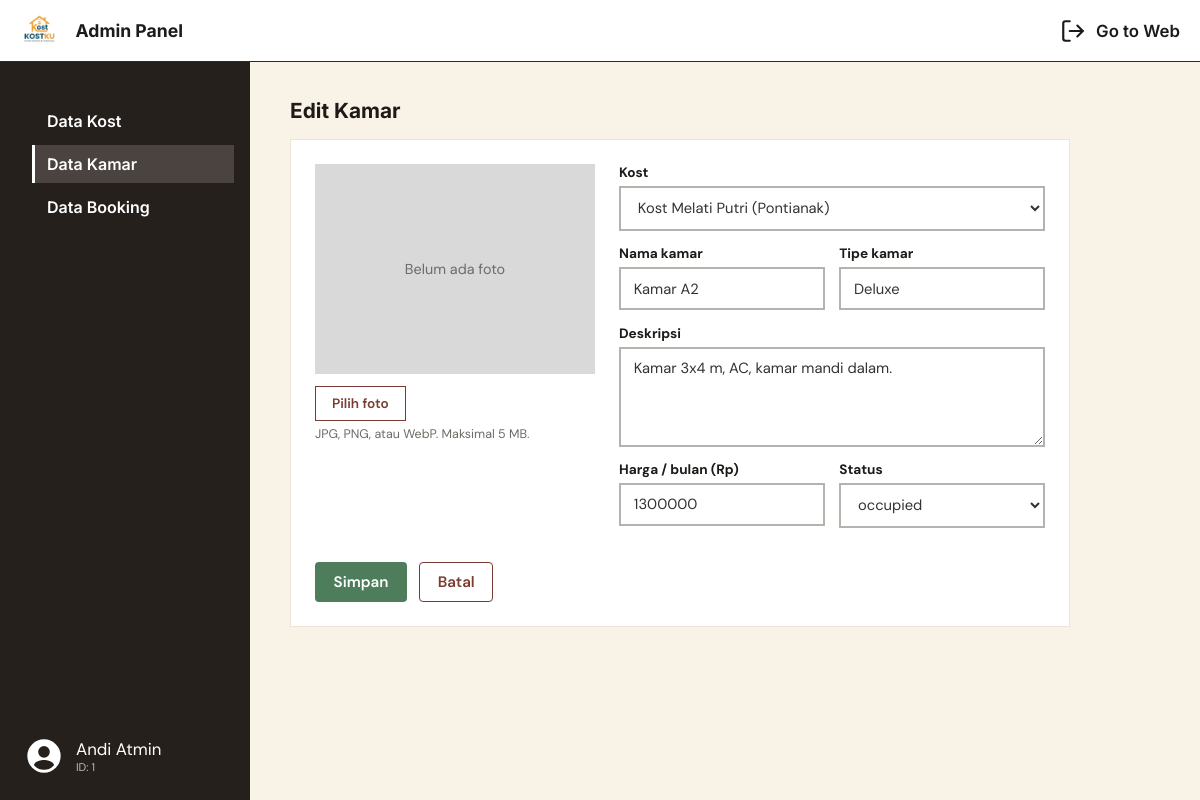
The app's page /admin/room_form.php?mode=edit&id=2 (signed in) with its own data.
### tables this page shows
CREATE TABLE rooms (
  id                 INT UNSIGNED NOT NULL AUTO_INCREMENT,
  boarding_house_id  INT UNSIGNED NOT NULL,
  name               VARCHAR(100) NOT NULL,
  room_type          VARCHAR(50) NOT NULL,
  description        TEXT NULL,
  price_per_month    INT UNSIGNED NOT NULL,
  status             ENUM('available','occupied') NOT NULL DEFAULT 'available',
  photo              VARCHAR(255) NULL,
  created_at         TIMESTAMP NOT NULL DEFAULT CURRENT_TIMESTAMP,
  updated_at         TIMESTAMP NOT NULL DEFAULT CURRENT_TIMESTAMP ON UPDATE CURRENT_TIMESTAMP,
  PRIMARY KEY (id),
  KEY idx_rooms_bh (boarding_house_id),
  KEY idx_rooms_status (status),
  CONSTRAINT fk_rooms_bh FOREIGN KEY (boarding_house_id)
    REFERENCES boarding_houses (id) ON DELETE CASCADE ON UPDATE CASCADE
);

CREATE TABLE boarding_houses (
  id               INT UNSIGNED NOT NULL AUTO_INCREMENT,
  name             VARCHAR(150) NOT NULL,
  address          VARCHAR(255) NOT NULL,
  city             VARCHAR(100) NOT NULL,
  description      TEXT NULL,
  type             ENUM('male','female','mixed','house') NOT NULL DEFAULT 'mixed',
  price_per_month  INT UNSIGNED NOT NULL,
  total_rooms      INT UNSIGNED NOT NULL DEFAULT 0,
  contact          VARCHAR(20) NOT NULL,
  status           ENUM('available','full') NOT NULL DEFAULT 'available',
  latitude         DECIMAL(10,8) NULL,
  longitude        DECIMAL(11,8) NULL,
  photo            VARCHAR(255) NULL,                 
  created_at       TIMESTAMP NOT NULL DEFAULT CURRENT_TIMESTAMP,
  updated_at       TIMESTAMP NOT NULL DEFAULT CURRENT_TIMESTAMP ON UPDATE CURRENT_TIMESTAMP,
  PRIMARY KEY (id),
  KEY idx_bh_city (city),
  KEY idx_bh_type (type),
  KEY idx_bh_status (status),
  KEY idx_bh_price (price_per_month)
);

### includes/helpers.php (called while the page is built, shortened)
<?php
function statusLabel(string $status): string
{
    $labels = [
        'available' => 'Tersedia',
        'full'      => 'Penuh',
    ];
    return $labels[$status] ?? $status;
}
function uploadUrl(string $subDir, ?string $fileName): ?string
{
    if (!$fileName) {
        return null;
    }
    return BASE_URL . '/uploads/' . $subDir . '/' . rawurlencode($fileName);
}
function fetchAllPrepared(PDO $conn, string $sql, string $types = '', array $params = []): array
{
    if ($params === []) {
        return $conn->query($sql)->fetchAll();
    }
    $stmt = $conn->prepare($sql);
    $stmt->execute();
    return $stmt->fetchAll();
}

### includes/auth.php (called while the page is built, shortened)
<?php
function e(?string $value): string
{
    return htmlspecialchars($value ?? '', ENT_QUOTES, 'UTF-8');
}

### admin/room_form.php (the view, shortened to what this page needs)
<?php
require_once __DIR__ . '/../includes/auth.php';
require_once __DIR__ . '/../includes/helpers.php';
$mode = $_GET['mode'] ?? '';
$id   = (int) ($_GET['id'] ?? 0);
$fromHouse = ($_GET['from'] ?? $_POST['from'] ?? '') === 'house';
$houses   = fetchAllPrepared($conn, 'SELECT id, name, city FROM boarding_houses ORDER BY name');
$form = [
    'boarding_house_id' => '',
    'name'              => '',
    'room_type'         => '',
    'description'       => '',
    'price_per_month'   => '',
    'status'            => 'available',
];
$savedPhoto = null;
if ($mode === 'edit') {
    $stmt = $conn->prepare('SELECT * FROM rooms WHERE id = ?');
    $stmt->execute([$id]);
    $savedRoom = $stmt->fetch();
    $savedPhoto = $savedRoom['photo'];
    foreach ($form as $field => $default) {
        $form[$field] = (string) ($savedRoom[$field] ?? '');
    }
} else {
    $presetHouse = (int) ($_GET['house_id'] ?? 0);
    if ($presetHouse > 0) {
        $form['boarding_house_id'] = (string) $presetHouse;
    }
}
$photoUrl = uploadUrl('rooms', $savedPhoto);
$backHouseId = (int) $form['boarding_house_id'];
$backUrl = ($fromHouse && $backHouseId > 0)
    ? BASE_URL . '/product_desc.php?mode=edit&id=' . $backHouseId
    : BASE_URL . '/admin/rooms.php';
require __DIR__ . '/../includes/admin_header.php';
?>
            <h1><?= $mode === 'add' ? 'Tambah Kamar' : 'Edit Kamar' ?></h1>
            <?php if (empty($houses)): ?>
                <div class="alert alert-error" role="alert">
                    Belum ada data kost. Tambahkan kost dulu sebelum menambah kamar.
                    <a href="<?= BASE_URL ?>/product_desc.php?mode=add">Tambah kost</a>
                </div>
            <?php else: ?>
            <div class="form-card">
                <form method="post" action="" enctype="multipart/form-data" novalidate>
                    <div class="form-grid">
                        <div>
                            <div id="photo-preview"
                                 class="photo-box<?= $photoUrl ? ' has-image' : '' ?>"
                                 <?= $photoUrl ? 'style="background-image:url(\'' . e($photoUrl) . '\')"' : '' ?>>
                                <span class="photo-box__empty">Belum ada foto</span>
                            </div>
                            <label class="photo-button" for="photo"><?= $photoUrl ? 'Ganti foto' : 'Pilih foto' ?></label>
                            <p class="hint">JPG, PNG, atau WebP. Maksimal 5 MB.</p>
                        </div>
                        <div>
                            <div class="field">
                                <label for="boarding_house_id">Kost</label>
                                <select id="boarding_house_id" name="boarding_house_id" required>
                                    <?php foreach ($houses as $house): ?>
                                        <option value="<?= (int) $house['id'] ?>"<?= (int) $form['boarding_house_id'] === (int) $house['id'] ? ' selected' : '' ?>>
                                            <?= e($house['name']) ?> (<?= e($house['city']) ?>)
                                        </option>
                                    <?php endforeach; ?>
                                </select>
                            </div>
                            <div class="field-row">
                                <div class="field">
                                    <label for="name">Nama kamar</label>
                                    <input type="text" id="name" name="name" maxlength="100"
                                           value="<?= e($form['name']) ?>" placeholder="Pilihan 1" required>
                                </div>
                                <div class="field">
                                    <label for="room_type">Tipe kamar</label>
                                    <input type="text" id="room_type" name="room_type" maxlength="50"
                                           value="<?= e($form['room_type']) ?>" placeholder="Standard / Deluxe / VIP" required>
                                </div>
                            </div>
                            <div class="field">
                                <label for="description">Deskripsi</label>
                                <textarea id="description" name="description"><?= e($form['description']) ?></textarea>
                            </div>
                            <div class="field-row">
                                <div class="field">
                                    <label for="price_per_month">Harga / bulan (Rp)</label>
                                    <input type="number" id="price_per_month" name="price_per_month" min="0" step="1"
                                           value="<?= e($form['price_per_month']) ?>" required>
                                </div>
                                <div class="field">
                                    <label for="status">Status</label>
                                    <select id="status" name="status">
                                        <?php foreach (['available', 'occupied'] as $statusOption): ?>
                                            <option value="<?= e($statusOption) ?>"<?= $form['status'] === $statusOption ? ' selected' : '' ?>>
                                                <?= e(statusLabel($statusOption)) ?>
                                            </option>
                                        <?php endforeach; ?>
                                    </select>
                                </div>
                            </div>
                        </div>
                    </div>
                    <div class="form-actions">
                        <button type="submit" class="btn btn-green">Simpan</button>
                        <a class="btn btn-outline" href="<?= e($backUrl) ?>">Batal</a>
                    </div>
                </form>
            </div>
            <?php endif; ?>
<?php require __DIR__ . '/../includes/admin_footer.php'; ?>

### assets/css/admin.css (style rules this page uses)
:root { --dark: #26201c; --dark-active: #4a4340; --cream: #f9f2e6; --table-head: #e3d8c3; --line: #ece4d4; --text: #1d1a17; --muted: #6d6b66; --green: #4e7d5b; --green-dark: #3f6849; --orange: #dc8c2f; --orange-dark: #c47a22; --red: #c0524a; --red-dark: #a8433c; --maroon: #7a3b32; }
*, *::before, *::after { box-sizing: border-box; }
body { display: flex; flex-direction: column; min-height: 100vh; margin: 0; background: var(--cream); color: var(--text); font-family: "DM Sans", system-ui, -apple-system, "Segoe UI", sans-serif; }
.admin-content h1 { margin: 0 0 16px; font-family: "Inter", system-ui, sans-serif; font-size: 20.8px; font-weight: 700; }
.btn { display: inline-flex; align-items: center; justify-content: center; gap: 6.4px; height: 40px; padding: 0 17.6px; border: 1px solid transparent; border-radius: 4px; font: inherit; font-size: 15.2px; font-weight: 600; text-decoration: none; cursor: pointer; }
.btn-outline { border: 1px solid var(--maroon); background-color: #fff; color: var(--maroon); }
.btn-green { background: var(--green); color: #fff; }
.form-card { max-width: 780px; padding: 24px; border: 1px solid var(--line); background: #fff; }
.form-grid { display: grid; grid-template-columns: minmax(200px, 280px) 1fr; gap: 24px; align-items: start; }
.field { margin-bottom: 14.4px; }
.field label { display: block; margin-bottom: 4.8px; font-size: 13.6px; font-weight: 700; }
.field input, .field select, .field textarea { display: block; width: 100%; padding: 9.6px 12.8px; border: 2px solid #b5b3ae; border-radius: 0; background: #fff; color: #333; font: inherit; font-size: 14.72px; }
.field textarea { min-height: 100px; resize: vertical; }
.field-row { display: grid; grid-template-columns: 1fr 1fr; gap: 14.4px; }
.hint { margin: 4.8px 0 0; color: var(--muted); font-size: 12.48px; }
.photo-box { display: flex; align-items: center; justify-content: center; width: 100%; aspect-ratio: 4 / 3; background: #d9d9d9 center / cover no-repeat; color: var(--muted); font-size: 14.4px; }
.photo-button { display: inline-block; margin-top: 12px; padding: 8px 16px; border: 1px solid var(--maroon); background: #fff; color: var(--maroon); font-size: 13.6px; font-weight: 600; cursor: pointer; }
.form-actions { display: flex; gap: 12px; margin-top: 20px; }

### records on screen
rooms: boarding_house_id "Kost Melati Putri (Pontianak)", name "Kamar A2", room_type "Deluxe", description "Kamar 3x4 m, AC, kamar mandi dalam.", price_per_month "1300000"

### other values on screen
$item['label'] "Data Kost"
$item['label'] "Data Kamar"
$item['label'] "Data Booking"
$_SESSION['name'] "Andi Atmin"
currentUserId() "1"
form field status "occupied"
